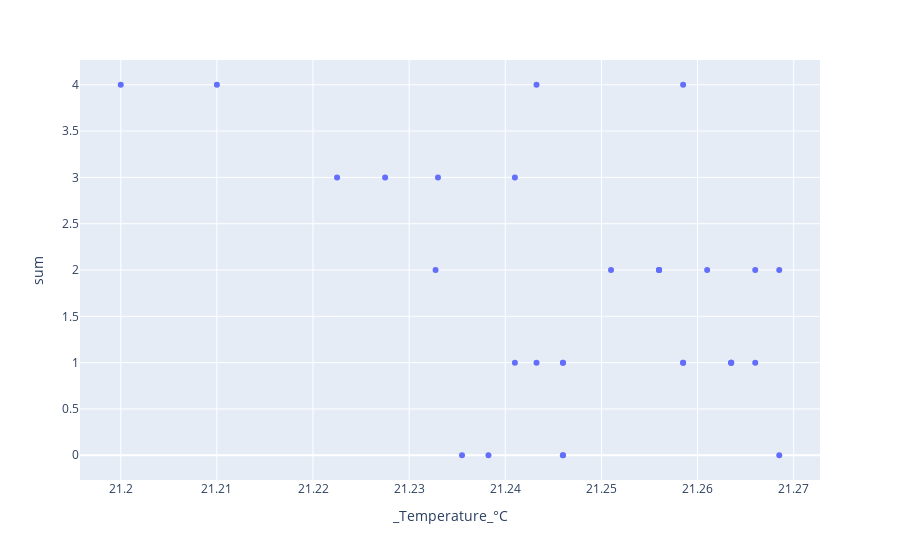

Here is the notebook cell this chart was saved with:
### Code cell
#correlation temperature (doesnt work in the graph above)
fig = px.scatter(merged_df, x="_Temperature_°C", y="sum")
fig.show()

### Figure 1 — Plotly figure (JSON) as saved in the notebook; plotly's stock layout.template omitted (floating-point values rounded to 4 significant figures)
{"data": [{"hovertemplate": "_Temperature_°C=%{x}<br>sum=%{y}<extra></extra>", "legendgroup": "", "marker": {"color": "#636efa", "symbol": "circle"}, "mode": "markers", "name": "", "orientation": "v", "showlegend": false, "type": "scatter", "x": [21.23, 21.26, 21.27, 21.26, 21.27, 21.25, 21.25, 21.24, 21.24, 21.24, 21.24, 21.25, 21.26, 21.26, 21.26, 21.27, 21.27, 21.26, 21.26, 21.26, 21.26, 21.26, 21.25, 21.25, 21.24, 21.23, 21.24, 21.23, 21.22, 21.21, 21.2], "xaxis": "x", "y": [3, 1, 0, 1, 1, 0, 0, 3, 4, 1, 0, 1, 2, 2, 2, 2, 2, 1, 1, 1, 4, 2, 2, 1, 1, 2, 0, 3, 3, 4, 4], "yaxis": "y"}], "layout": {"legend": {"tracegroupgap": 0}, "margin": {"t": 60}, "xaxis": {"anchor": "y", "domain": [0, 1], "title": {"text": "_Temperature_°C"}}, "yaxis": {"anchor": "x", "domain": [0, 1], "title": {"text": "sum"}}}}
